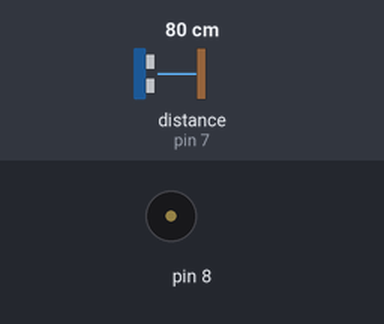
The sketch below on a simulated Arduino Uno, built with avr-gcc and run on an emulated ATmega328P. Shown: buzzer (waves = sounding). Inputs (shaded band) come from the test bench; at power-on: distance to the obstacle (sensor on pin 7) 80 cm. The echo pulse lasts 58.3 µs per cm; what the sketch prints to the serial monitor is not drawn.

Above: at 1.2 s.
1.3 s: distance to the obstacle (sensor on pin 7) set to 18 cm
At 1.53 s:
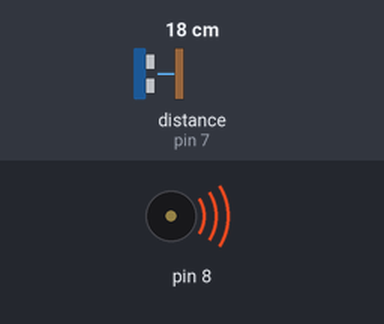
4.3 s: distance to the obstacle (sensor on pin 7) set to 2 cm
6.2 s: distance to the obstacle (sensor on pin 7) set to 35 cm
At 6.38 s:
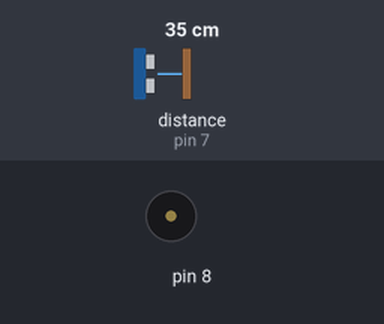
9.2 s: distance to the obstacle (sensor on pin 7) set to 4 cm
Timing chart, 0 to 12.2 s (numbered marks = the images above; inputs shaded):
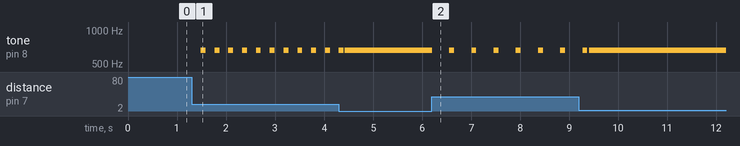

The sketch:

Laboratorio_No_5.ino
```cpp
#include <Ultrasonic.h>
#include <Pitches.h>

Ultrasonic ultrasonic(6, 7); //Trigger, Echo
int sonido = NOTE_E5;
int sonar;

void setup() {
  Serial.begin(9600);
}

void loop() {
  sonar = ultrasonic.Ranging(CM);
  while (sonar < 60) {
    noTone(8);
    delay(sonar * 10);
    tone(8, sonido);
    delay(100);
    noTone(8);
    Serial.write(sonar);
    while (sonar < 10) {
      tone(8, sonido);
      sonar = ultrasonic.Ranging(CM);
      Serial.write(sonar);
    }
    sonar = ultrasonic.Ranging(CM);
  }
  Serial.write(sonar);
}
```

Measured:
- after the input at 1.3 s, tone on pin 8: alternates 659 Hz for 0.10 s and silent for 0.18 s, starting after 0.19 s
- after the input at 6.2 s, tone on pin 8: alternates 659 Hz for 0.10 s and silent for 0.35 s, starting at once
